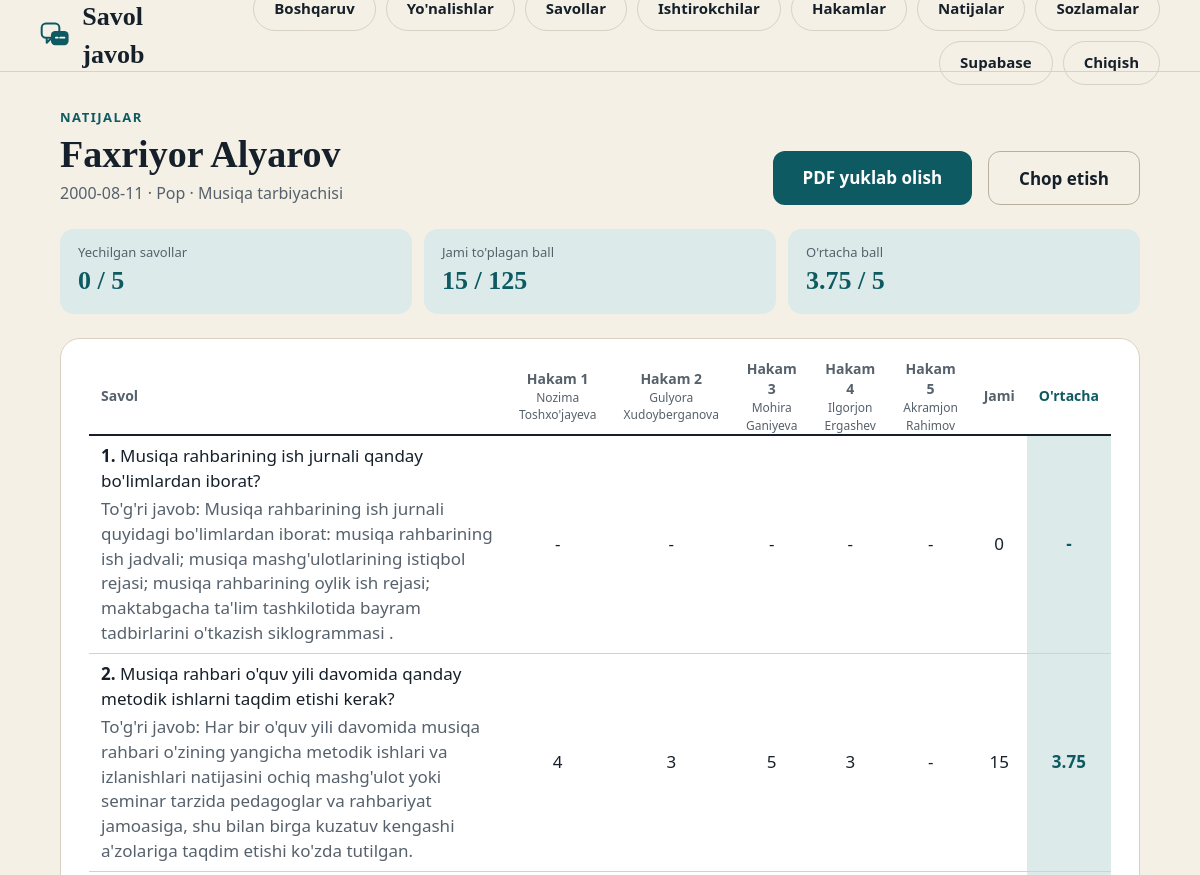
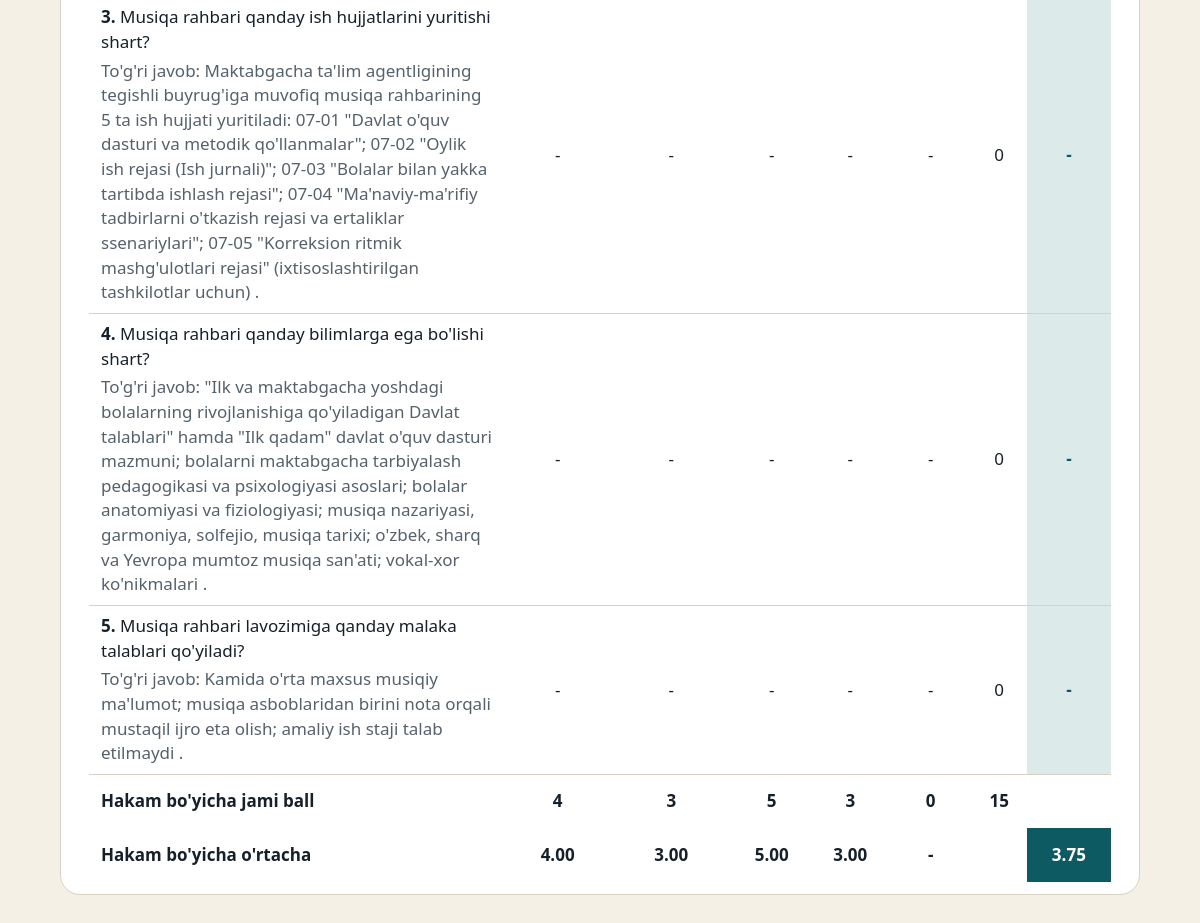
/natija/12 (signed in), run on the app's committed database (2 pictures, top to bottom).
### tables this page shows
CREATE TABLE participants(
  id INTEGER PRIMARY KEY, code TEXT UNIQUE, created_at TEXT,
  direction_id INTEGER, yonalish TEXT, judges TEXT, n_questions INTEGER,
  ism TEXT, familya TEXT, tugilgan TEXT, manzil TEXT,
  registered INTEGER NOT NULL DEFAULT 0, max_score INTEGER DEFAULT 5, synced INTEGER DEFAULT 0,
  status TEXT NOT NULL DEFAULT 'waiting');

CREATE TABLE asked(
  id INTEGER PRIMARY KEY, participant_id INTEGER, ord INTEGER, text TEXT, answer TEXT DEFAULT '',
  status TEXT NOT NULL DEFAULT 'waiting');

### app.py (the view)
@app.route("/natija/<int:pid>")
def result_page(pid):
    a = can_see(pid)
    r = results(pid)
    return render_template("result.html", r=r, p=r["p"], a=a)

### app.py (called while the page is built, shortened)
@app.context_processor
def _inject_use_pg():
    return {"use_pg": USE_PG}

def db():
    if "db" not in g:
        if USE_PG:
            g.db = PG_POOL.getconn()
        else:
            g.db = sqlite3.connect(DB_PATH, timeout=10)
            g.db.row_factory = sqlite3.Row
    return g.db

def q(sql, args=(), one=False):
    conn = db()
    if USE_PG:
        cur = conn.cursor(cursor_factory=psycopg2.extras.RealDictCursor)
        cur.execute(_adapt(sql), args)
        rows = cur.fetchall()
        cur.close()
    else:
        rows = conn.execute(sql, args).fetchall()
    return (rows[0] if rows else None) if one else rows

def get_part(pid):
    return q("SELECT * FROM participants WHERE id=?", (pid,), one=True)

def snap(p):
    try:
        return json.loads(p["judges"] or "[]")
    except ValueError:
        return []

def actor():
    if session.get("admin"):
        return {"role": "admin"}

def need(*roles):
    a = actor()
    if not a or a["role"] not in roles:
        if request.path.startswith("/api/"):
            abort(401)
        abort(redirect(url_for("index")))
    return a

def can_see(pid):
    a = need("candidate", "judge", "admin")
    if a["role"] == "candidate" and a["pid"] != pid:
        abort(403)
    if not get_part(pid):
        abort(404)
    return a

### templates/result.html (shortened to what this page needs)
{% extends "base.html" %}
{% block nav %}{% if a.role == 'admin' %}{% include "_admin_nav.html" %}{% elif a.role == 'judge' %}<a class="pill" href="{{ url_for('judge') }}">Hakam paneli</a><a class="pill" href="{{ url_for('results_list') }}">Natijalar</a><a class="pill" href="{{ url_for('logout') }}">Chiqish</a>{% else %}<a class="pill" href="{{ url_for('logout') }}" {% if p.status in ('open','waiting') %}onclick="return confirm('Savol-javob oxiriga yetmadi. Chiqsangiz suhbat yopiladi. Chiqasizmi?')"{% endif %}>Chiqish</a>{% endif %}{% endblock %}
{% block body %}
<div class="stack" style="gap:24px">
  <div class="row" style="justify-content:space-between;align-items:flex-end;flex-wrap:wrap">
    <div><div class="eyebrow">Natijalar</div><h1 style="font-size:38px">{{ p.ism or '-' }} {{ p.familya or '' }}</h1>
      <div class="muted">{{ p.tugilgan or '' }}{% if p.manzil %} · {{ p.manzil }}{% endif %}{% if p.yonalish %} · {{ p.yonalish }}{% endif %}</div></div>
    <div class="row noprint"><a class="btn" href="{{ url_for('result_pdf', pid=p.id) }}">PDF yuklab olish</a><button class="btn ghost" onclick="window.print()">Chop etish</button></div>
  </div>
  <div class="row" style="gap:12px">
    <div class="stat"><small>Yechilgan savollar</small><b>{{ r.answered }} / {{ r.n_q }}</b></div>
    <div class="stat"><small>Jami to'plagan ball</small><b>{{ r.total }} / {{ r.max }}</b></div>
    <div class="stat"><small>O'rtacha ball</small><b>{{ '%.2f'|format(r.overall) if r.overall is not none else '-' }} / {{ r.mx }}</b></div>
  </div>
  <div class="card" style="padding:20px 28px 12px;overflow-x:auto">
    <table>
      <tr><th class="l">Savol</th>{% for j in r.judges %}<th>Hakam {{ j.num }}<div style="font-weight:400;font-size:12px">{{ j.name }}</div></th>{% endfor %}<th>Jami</th><th style="color:var(--acc)">O'rtacha</th></tr>
      {% for row in r.rows %}
      <tr><td class="l" style="padding:8px 12px;min-width:200px"><b>{{ row.ord }}.</b> {{ row.text }}{% if row.answer and (a.role != 'candidate' or p.status in ('finished','closed')) %}<div class="muted" style="margin-top:4px;font-weight:400">To'g'ri javob: {{ row.answer }}</div>{% endif %}</td>{% for v in row.scores %}<td>{{ v if v is not none else '-' }}</td>{% endfor %}
        <td>{{ row.sum }}</td><td class="avg">{{ '%.2f'|format(row.avg) if row.avg is not none else '-' }}</td></tr>
      {% endfor %}
      {% if r.judges %}
      <tr class="total"><td class="l">Hakam bo'yicha jami ball</td>{% for v in r.judge_sum %}<td>{{ v }}</td>{% endfor %}<td>{{ r.total }}</td><td></td></tr>
      <tr class="total"><td class="l">Hakam bo'yicha o'rtacha</td>{% for v in r.judge_avg %}<td>{{ '%.2f'|format(v) if v is not none else '-' }}</td>{% endfor %}<td></td><td class="avg">{{ '%.2f'|format(r.overall) if r.overall is not none else '-' }}</td></tr>
      {% endif %}
    </table>
  </div>
</div>
{% endblock %}

### templates/base.html (shortened to what this page needs)
<!doctype html>
<html lang="uz">
<head>
<link rel="stylesheet" href="{{ url_for('static', filename='style.css') }}">
</head>
<body>
<header class="top">
  <a class="brand" href="/">
    Savol javob
  </a>
  <nav class="nav-wrap">{% block nav %}{% endblock %}</nav>
</header>
<main>
{% block body %}{% endblock %}
</main>
</body>
</html>

### templates/_admin_nav.html
<a class="pill" href="{{ url_for('admin') }}">Boshqaruv</a>
<a class="pill" href="{{ url_for('admin_directions') }}">Yo'nalishlar</a>
<a class="pill" href="{{ url_for('admin_questions') }}">Savollar</a>
<a class="pill" href="{{ url_for('admin_participants') }}">Ishtirokchilar</a>
<a class="pill" href="{{ url_for('admin_judges') }}">Hakamlar</a>
<a class="pill" href="{{ url_for('results_list') }}">Natijalar</a>
<a class="pill" href="{{ url_for('admin_settings') }}">Sozlamalar</a>
{% if not use_pg %}<a class="pill" href="{{ url_for('admin_supabase') }}">Supabase</a>{% endif %}
<a class="pill" href="{{ url_for('logout') }}">Chiqish</a>

### static/style.css (style rules this page uses)
:root { --ink:#16202A;--mut:#56616C;--acc:#0E5A62;--tint:#DCEBEA;--line:#D9D2C3;--bg:#F4F0E6;--amb:#A65305;--bd:#B9B09C }
* { box-sizing:border-box }
body { margin:0;background:var(--bg);color:var(--ink);font-family:system-ui,-apple-system,"Segoe UI",sans-serif;font-size:16px;line-height:1.45 }
h1,h2,h3,.disp { font-family:Georgia,"Times New Roman",serif;font-weight:600;margin:0 }
a { color:var(--acc) }
.top { display:flex;align-items:center;justify-content:space-between;height:72px;padding:0 40px;border-bottom:1px solid var(--line) }
.brand { display:flex;align-items:center;gap:12px;font-family:Georgia,serif;font-size:26px;font-weight:600;text-decoration:none;color:var(--ink) }
.top nav { display:flex;gap:10px;align-items:center }
.pill { display:inline-flex;align-items:center;height:44px;padding:0 20px;border-radius:22px;border:1px solid var(--line);color:var(--ink);text-decoration:none;font-weight:600;font-size:15px;background:transparent;cursor:pointer;font-family:inherit }
main { max-width:1160px;margin:0 auto;padding:36px 40px 60px }
.card { background:#fff;border:1px solid var(--line);border-radius:20px;padding:32px }
.row { display:flex;gap:16px;align-items:center }
.stack { display:flex;flex-direction:column;gap:18px }
.btn { display:inline-flex;align-items:center;justify-content:center;gap:10px;height:54px;padding:0 30px;border-radius:12px;background:var(--acc);color:#fff;border:none;font-size:17px;font-weight:600;cursor:pointer;text-decoration:none;font-family:inherit }
.btn.ghost { background:transparent;color:var(--ink);border:1px solid var(--bd) }
.eyebrow { font-size:13px;font-weight:600;letter-spacing:1.5px;text-transform:uppercase;color:var(--acc) }
.muted { color:var(--mut) }
table { width:100%;border-collapse:collapse }
th { font-size:14px;color:var(--mut);text-align:center;height:48px;padding:0 12px;border-bottom:2px solid var(--ink) }
td { height:54px;padding:0 12px;text-align:center;border-bottom:1px solid var(--line);font-size:17px }
th:first-child,td:first-child,td.l,th.l { text-align:left }
td.avg { font-weight:600;color:var(--acc);background:var(--tint) }
tr.total td { border-bottom:none;font-weight:600 }
tr.total td.avg { background:var(--acc);color:#fff }
.stat { flex:1;min-width:150px;background:var(--tint);border-radius:14px;padding:14px 18px }
.stat small { display:block;color:var(--mut);font-size:13px }
.stat b { font-family:Georgia,serif;font-size:26px;color:var(--acc) }
.nav-wrap { display:flex;flex-wrap:wrap;gap:8px;justify-content:flex-end }

### data on the page
participants: ism "Faxriyor", familya "Alyarov", tugilgan "2000-08-11", manzil "Pop", yonalish "Musiqa tarbiyachisi"
asked: ord "1", text "Musiqa rahbarining ish jurnali qanday bo'limlardan iborat?", answer "Musiqa rahbarining ish jurnali quyidagi bo'limlardan iborat: musiqa rahbarining ish jadvali; musiqa mashg'ulotlarining istiqbol rejasi; musiqa rahbarining oylik ish rejasi; maktabgacha ta'lim tashkilotida bayram tadbirlarini o'tkazish siklogrammasi .", v "-" "-" "-" "-" "-", sum "0", avg "-"
asked: ord "2", text "Musiqa rahbari o'quv yili davomida qanday metodik ishlarni taqdim etishi kerak?", answer "Har bir o'quv yili davomida musiqa rahbari o'zining yangicha metodik ishlari va izlanishlari natijasini ochiq mashg'ulot yoki seminar tarzida pedagoglar va rahbariyat jamoasiga, shu bilan birga kuzatuv kengashi a'zolariga taqdim etishi ko'zda tutilgan.", v "4" "3" "5" "3" "-", sum "15", avg "3.75"
asked: ord "3", text "Musiqa rahbari qanday ish hujjatlarini yuritishi shart?", answer "Maktabgacha ta'lim agentligining tegishli buyrug'iga muvofiq musiqa rahbarining 5 ta ish hujjati yuritiladi: 07-01 \"Davlat o'quv dasturi va metodik qo'llanmalar\"; 07-02 \"Oylik ish rejasi (Ish jurnali)\"; 07-03 \"Bolalar bilan yakka tartibda ishlash rejasi\"; 07-04 \"Ma'naviy-ma'rifiy tadbirlarni o'tkazish rejasi va ertaliklar ssenariylari\"; 07-05 \"Korreksion ritmik mashg'ulotlari rejasi\" (ixtisoslashtirilgan tashkilotlar uchun) .", v "-" "-" "-" "-" "-", sum "0", avg "-"
asked: ord "4", text "Musiqa rahbari qanday bilimlarga ega bo'lishi shart?", answer "\"Ilk va maktabgacha yoshdagi bolalarning rivojlanishiga qo'yiladigan Davlat talablari\" hamda \"Ilk qadam\" davlat o'quv dasturi mazmuni; bolalarni maktabgacha tarbiyalash pedagogikasi va psixologiyasi asoslari; bolalar anatomiyasi va fiziologiyasi; musiqa nazariyasi, garmoniya, solfejio, musiqa tarixi; o'zbek, sharq va Yevropa mumtoz musiqa san'ati; vokal-xor ko'nikmalari .", v "-" "-" "-" "-" "-", sum "0", avg "-"
asked: ord "5", text "Musiqa rahbari lavozimiga qanday malaka talablari qo'yiladi?", answer "Kamida o'rta maxsus musiqiy ma'lumot; musiqa asboblaridan birini nota orqali mustaqil ijro eta olish; amaliy ish staji talab etilmaydi .", v "-" "-" "-" "-" "-", sum "0", avg "-"

### other printed values
{{ r.answered }} "0"
{{ r.n_q }} "5"
{{ r.total }} "15"
{{ r.max }} "125"
{{ '%.2f'|format(r.overall) if r.overall is not none else '-' }} "3.75"
{{ r.mx }} "5"
{{ j.num }} "1" "2" "3" "4" "5"
{{ j.name }} "Nozima Toshxo'jayeva" "Gulyora Xudoyberganova" "Mohira Ganiyeva" "Ilgorjon Ergashev" "Akramjon Rahimov"
{{ v }} "4" "3" "5" "3" "0"
{{ '%.2f'|format(v) if v is not none else '-' }} "4.00" "3.00" "5.00" "3.00" "-"
